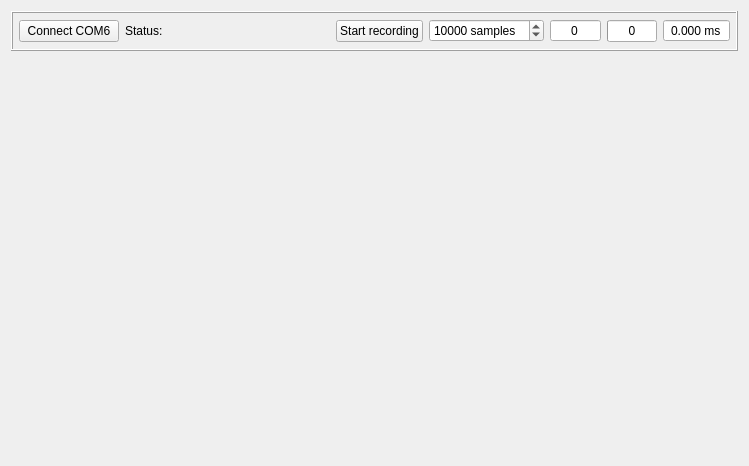
<?xml version="1.0" encoding="UTF-8"?>
<ui version="4.0">
 <class>MainWindow</class>
 <widget class="QMainWindow" name="MainWindow">
  <property name="geometry">
   <rect>
    <x>0</x>
    <y>0</y>
    <width>749</width>
    <height>466</height>
   </rect>
  </property>
  <property name="windowTitle">
   <string>EEG View</string>
  </property>
  <widget class="QWidget" name="centralWidget">
   <layout class="QGridLayout" name="gridLayout">
    <item row="1" column="0">
     <widget class="QWidget" name="widget" native="true">
      <layout class="QHBoxLayout" name="horizontalLayout_2">
       <property name="spacing">
        <number>2</number>
       </property>
       <property name="leftMargin">
        <number>0</number>
       </property>
       <property name="topMargin">
        <number>0</number>
       </property>
       <property name="rightMargin">
        <number>0</number>
       </property>
       <property name="bottomMargin">
        <number>0</number>
       </property>
       <item>
        <widget class="QwtPlot" name="plot" native="true"/>
       </item>
       <item>
        <widget class="QwtPlot" name="fft_plot" native="true"/>
       </item>
      </layout>
     </widget>
    </item>
    <item row="0" column="0">
     <widget class="QFrame" name="frame">
      <property name="sizePolicy">
       <sizepolicy hsizetype="Preferred" vsizetype="Minimum">
        <horstretch>0</horstretch>
        <verstretch>0</verstretch>
       </sizepolicy>
      </property>
      <property name="minimumSize">
       <size>
        <width>40</width>
        <height>40</height>
       </size>
      </property>
      <property name="maximumSize">
       <size>
        <width>16777215</width>
        <height>40</height>
       </size>
      </property>
      <property name="frameShape">
       <enum>QFrame::Box</enum>
      </property>
      <property name="frameShadow">
       <enum>QFrame::Raised</enum>
      </property>
      <layout class="QHBoxLayout" name="horizontalLayout">
       <property name="spacing">
        <number>6</number>
       </property>
       <property name="leftMargin">
        <number>6</number>
       </property>
       <property name="topMargin">
        <number>2</number>
       </property>
       <property name="rightMargin">
        <number>6</number>
       </property>
       <property name="bottomMargin">
        <number>2</number>
       </property>
       <item>
        <widget class="QPushButton" name="pushButton">
         <property name="sizePolicy">
          <sizepolicy hsizetype="Fixed" vsizetype="Fixed">
           <horstretch>0</horstretch>
           <verstretch>0</verstretch>
          </sizepolicy>
         </property>
         <property name="minimumSize">
          <size>
           <width>100</width>
           <height>0</height>
          </size>
         </property>
         <property name="maximumSize">
          <size>
           <width>100</width>
           <height>16777215</height>
          </size>
         </property>
         <property name="text">
          <string>Connect COM6</string>
         </property>
        </widget>
       </item>
       <item>
        <widget class="QLabel" name="label">
         <property name="minimumSize">
          <size>
           <width>50</width>
           <height>0</height>
          </size>
         </property>
         <property name="maximumSize">
          <size>
           <width>50</width>
           <height>16777215</height>
          </size>
         </property>
         <property name="text">
          <string>Status:</string>
         </property>
        </widget>
       </item>
       <item>
        <widget class="QLabel" name="statusLabel">
         <property name="sizePolicy">
          <sizepolicy hsizetype="Expanding" vsizetype="Preferred">
           <horstretch>0</horstretch>
           <verstretch>0</verstretch>
          </sizepolicy>
         </property>
         <property name="text">
          <string/>
         </property>
        </widget>
       </item>
       <item>
        <widget class="QPushButton" name="recordButton">
         <property name="text">
          <string>Start recording</string>
         </property>
        </widget>
       </item>
       <item>
        <widget class="QSpinBox" name="samplesSpin">
         <property name="suffix">
          <string> samples</string>
         </property>
         <property name="maximum">
          <number>100000</number>
         </property>
         <property name="singleStep">
          <number>1000</number>
         </property>
         <property name="value">
          <number>10000</number>
         </property>
        </widget>
       </item>
       <item>
        <widget class="QSpinBox" name="errSpin">
         <property name="alignment">
          <set>Qt::AlignCenter</set>
         </property>
         <property name="readOnly">
          <bool>true</bool>
         </property>
         <property name="buttonSymbols">
          <enum>QAbstractSpinBox::NoButtons</enum>
         </property>
         <property name="maximum">
          <number>1000000</number>
         </property>
        </widget>
       </item>
       <item>
        <widget class="QProgressBar" name="qualityBar">
         <property name="maximumSize">
          <size>
           <width>50</width>
           <height>16777215</height>
          </size>
         </property>
         <property name="minimum">
          <number>0</number>
         </property>
         <property name="maximum">
          <number>200</number>
         </property>
         <property name="value">
          <number>0</number>
         </property>
         <property name="alignment">
          <set>Qt::AlignCenter</set>
         </property>
         <property name="textVisible">
          <bool>true</bool>
         </property>
         <property name="invertedAppearance">
          <bool>false</bool>
         </property>
         <property name="format">
          <string>%p</string>
         </property>
        </widget>
       </item>
       <item>
        <widget class="QDoubleSpinBox" name="periodSpin">
         <property name="alignment">
          <set>Qt::AlignCenter</set>
         </property>
         <property name="readOnly">
          <bool>true</bool>
         </property>
         <property name="buttonSymbols">
          <enum>QAbstractSpinBox::NoButtons</enum>
         </property>
         <property name="suffix">
          <string> ms</string>
         </property>
         <property name="decimals">
          <number>3</number>
         </property>
         <property name="maximum">
          <double>10.000000000000000</double>
         </property>
        </widget>
       </item>
      </layout>
     </widget>
    </item>
   </layout>
  </widget>
 </widget>
 <layoutdefault spacing="6" margin="11"/>
 <customwidgets>
  <customwidget>
   <class>QwtPlot</class>
   <extends>QWidget</extends>
   <header>qwt_plot.h</header>
   <container>1</container>
  </customwidget>
 </customwidgets>
 <resources/>
 <connections/>
</ui>
